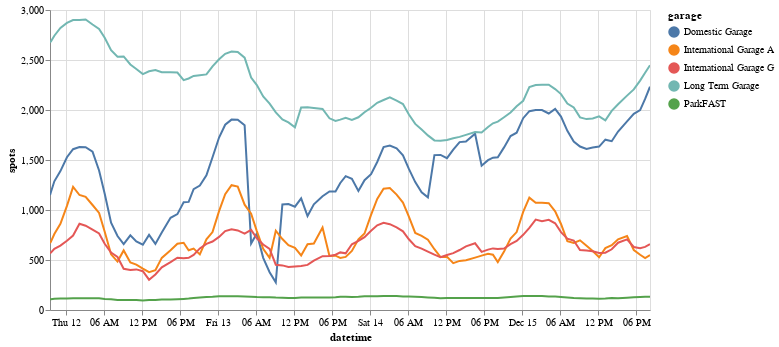

Notebook code for this chart:
### Code cell
source = df

nearest = alt.selection_point(
    nearest=True, on="pointerover", fields=["datetime"], empty=False
)

line = (
    alt.Chart(data=source)
    .encode(x="datetime", y="spots", color="garage")
    .mark_line()
    .interactive()
)

selectors = (
    alt.Chart(source)
    .mark_point()
    .encode(
        x="datetime",
        opacity=alt.value(0),
    )
    .add_params(nearest)
)
when_near = alt.when(nearest)

# Draw points on the line, and highlight based on selection
points = line.mark_point().encode(
    opacity=when_near.then(alt.value(1)).otherwise(alt.value(0))
)

# Draw text labels near the points, and highlight based on selection
text = line.mark_text(align="left", dx=5, dy=-5).encode(
    text=when_near.then("spots:Q").otherwise(alt.value(" "))
)

# Draw a rule at the location of the selection
rules = (
    alt.Chart(source)
    .mark_rule(color="gray")
    .encode(
        x="datetime",
    )
    .transform_filter(nearest)
)
# Put the five layers into a chart and bind the data
alt.layer(line, selectors, points, rules, text).properties(width=600, height=300)

### Figure 1 — Vega-Lite specification as saved in the notebook (floating-point values rounded to 4 significant figures; data arrays with more than 128 entries replaced by an {"elided": "..."} marker saying what was removed)
{"config": {"view": {"continuousWidth": 300, "continuousHeight": 300}}, "layer": [{"mark": {"type": "line"}, "encoding": {"color": {"field": "garage", "type": "nominal"}, "x": {"field": "datetime", "type": "temporal"}, "y": {"field": "spots", "type": "quantitative"}}, "name": "view_1"}, {"mark": {"type": "point"}, "encoding": {"opacity": {"value": 0}, "x": {"field": "datetime", "type": "temporal"}}, "name": "view_2"}, {"mark": {"type": "point"}, "encoding": {"color": {"field": "garage", "type": "nominal"}, "opacity": {"condition": [{"param": "param_1", "value": 1, "empty": false}], "value": 0}, "x": {"field": "datetime", "type": "temporal"}, "y": {"field": "spots", "type": "quantitative"}}}, {"mark": {"type": "rule", "color": "gray"}, "encoding": {"x": {"field": "datetime", "type": "temporal"}}, "transform": [{"filter": {"param": "param_1", "empty": false}}]}, {"mark": {"type": "text", "align": "left", "dx": 5, "dy": -5}, "encoding": {"color": {"field": "garage", "type": "nominal"}, "text": {"condition": {"param": "param_1", "empty": false, "field": "spots", "type": "quantitative"}, "value": " "}, "x": {"field": "datetime", "type": "temporal"}, "y": {"field": "spots", "type": "quantitative"}}}], "data": {"name": "data-fb63079e24ad5268813e064dbd1a2a79"}, "height": 300, "params": [{"name": "param_2", "select": {"type": "interval", "encodings": ["x", "y"]}, "bind": "scales", "views": ["view_1"]}, {"name": "param_1", "select": {"type": "point", "fields": ["datetime"], "nearest": true, "on": "pointerover"}, "views": ["view_2"]}], "width": 600, "$schema": "https://vega.github.io/schema/vega-lite/v5.20.1.json", "datasets": {"data-fb63079e24ad5268813e064dbd1a2a79": {"elided": "485 records"}}}
